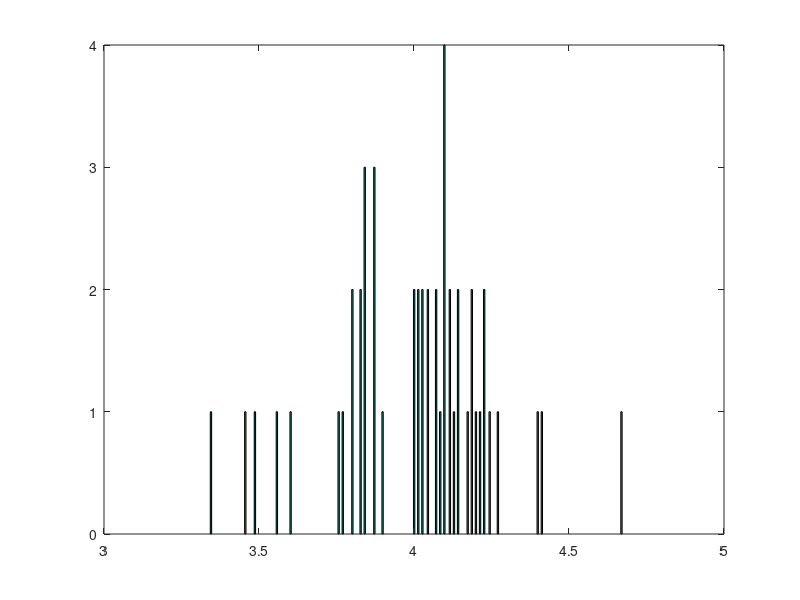

The MATLAB source for this figure:
% 1.
% log L = -l * n + (Sum x_i) log l - Sum log (x_i!)
% d log L / d l = -n + (Sum x_i) / l = 0 
% QED

% 2.

M = 50;
n = 70;
lambda = 4;

for sample=1:M
    for i=1:n
        S(sample, i) = poissrnd(lambda);
    end
end

for sample=1:M
    mu_lambda(sample) = sum(S(sample,:))/n;
end

%mu_lambda = sum(S')/n;
mu_lambda_avg = sum(mu_lambda)/M
hist(mu_lambda, 300);
 % no because the estimator is biased 